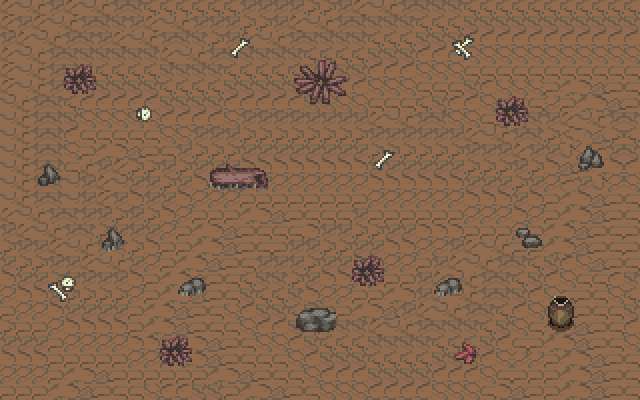

Below is a game level as drawn by its tile map, then a one-line description and the .tmx that defines it (tile-layer data replaced by summaries):
An orthogonal 40x25 tile map with 16x16 px tiles, 4 tile layers (bg, anemy, deco, blocks), 2 tilesets.

<map version="1.10" tiledversion="1.10.1" orientation="orthogonal" renderorder="right-down" width="40" height="25" tilewidth="16" tileheight="16" infinite="0" nextlayerid="5" nextobjectid="1">
 <tileset firstgid="1" name="32x32_DEMO" tilewidth="16" tileheight="16" tilecount="4160" columns="80">
  <image source="32x32_DEMO.png" width="1280" height="832" />
 </tileset>
 <tileset firstgid="4161" name="tf_B_ashlands_2" tilewidth="16" tileheight="16" tilecount="1024" columns="32">
  <image source="../tileset/2x_RMVX/tf_B_ashlands_2.png" width="512" height="512" />
 </tileset>
 <layer id="1" name="bg" width="40" height="25">
  <data>[1000 cells, 1000 non-empty, 36 distinct tile ids]</data>
 </layer>
 <layer id="2" name="anemy" width="40" height="25">
  <data>[1000 cells, 16 non-empty, 16 distinct tile ids]</data>
 </layer>
 <layer id="3" name="deco" width="40" height="25">
  <data>[1000 cells, 54 non-empty, 38 distinct tile ids]</data>
 </layer>
 <layer id="4" name="blocks" width="40" height="25">
  <data>[1000 cells, 30 non-empty, 26 distinct tile ids]</data>
 </layer>
</map>
